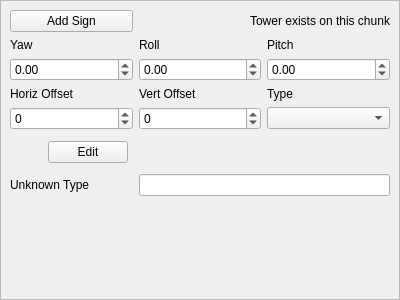
<?xml version="1.0" encoding="UTF-8"?>
<ui version="4.0">
 <class>EditSignWidget</class>
 <widget class="QWidget" name="EditSignWidget">
  <property name="geometry">
   <rect>
    <x>0</x>
    <y>0</y>
    <width>400</width>
    <height>300</height>
   </rect>
  </property>
  <property name="windowTitle">
   <string>Form</string>
  </property>
  <layout class="QVBoxLayout" name="verticalLayout">
   <property name="spacing">
    <number>0</number>
   </property>
   <property name="leftMargin">
    <number>0</number>
   </property>
   <property name="topMargin">
    <number>0</number>
   </property>
   <property name="rightMargin">
    <number>0</number>
   </property>
   <property name="bottomMargin">
    <number>0</number>
   </property>
   <item>
    <widget class="QScrollArea" name="scrollArea">
     <property name="widgetResizable">
      <bool>true</bool>
     </property>
     <widget class="QWidget" name="scrollAreaWidgetContents">
      <property name="geometry">
       <rect>
        <x>0</x>
        <y>0</y>
        <width>398</width>
        <height>298</height>
       </rect>
      </property>
      <layout class="QGridLayout" name="gridLayout">
       <item row="2" column="0">
        <widget class="QDoubleSpinBox" name="dsbYaw">
         <property name="wrapping">
          <bool>true</bool>
         </property>
         <property name="minimum">
          <double>0.000000000000000</double>
         </property>
         <property name="maximum">
          <double>360.000000000000000</double>
         </property>
        </widget>
       </item>
       <item row="0" column="0">
        <widget class="QPushButton" name="pbSign">
         <property name="text">
          <string>Add Sign</string>
         </property>
        </widget>
       </item>
       <item row="0" column="1" colspan="2">
        <widget class="QLabel" name="lblTowerDisabled">
         <property name="text">
          <string>Tower exists on this chunk</string>
         </property>
         <property name="alignment">
          <set>Qt::AlignRight|Qt::AlignTrailing|Qt::AlignVCenter</set>
         </property>
        </widget>
       </item>
       <item row="3" column="0">
        <widget class="QLabel" name="lblHOffset">
         <property name="text">
          <string>Horiz Offset</string>
         </property>
        </widget>
       </item>
       <item row="4" column="1">
        <widget class="QSpinBox" name="sbVOffset">
         <property name="minimum">
          <number>-65535</number>
         </property>
         <property name="maximum">
          <number>65535</number>
         </property>
         <property name="singleStep">
          <number>10</number>
         </property>
        </widget>
       </item>
       <item row="4" column="2">
        <widget class="QComboBox" name="cbType"/>
       </item>
       <item row="6" column="0">
        <widget class="QLabel" name="lblUnk">
         <property name="text">
          <string>Unknown Type</string>
         </property>
        </widget>
       </item>
       <item row="1" column="2">
        <widget class="QLabel" name="lblPitch">
         <property name="text">
          <string>Pitch</string>
         </property>
        </widget>
       </item>
       <item row="3" column="2">
        <widget class="QLabel" name="lblType">
         <property name="text">
          <string>Type</string>
         </property>
        </widget>
       </item>
       <item row="2" column="2">
        <widget class="QDoubleSpinBox" name="dsbPitch">
         <property name="wrapping">
          <bool>true</bool>
         </property>
         <property name="minimum">
          <double>0.000000000000000</double>
         </property>
         <property name="maximum">
          <double>360.000000000000000</double>
         </property>
        </widget>
       </item>
       <item row="1" column="0">
        <widget class="QLabel" name="lblYaw">
         <property name="text">
          <string>Yaw</string>
         </property>
        </widget>
       </item>
       <item row="1" column="1">
        <widget class="QLabel" name="lblRoll">
         <property name="text">
          <string>Roll</string>
         </property>
        </widget>
       </item>
       <item row="2" column="1">
        <widget class="QDoubleSpinBox" name="dsbRoll">
         <property name="wrapping">
          <bool>true</bool>
         </property>
         <property name="minimum">
          <double>0.000000000000000</double>
         </property>
         <property name="maximum">
          <double>360.000000000000000</double>
         </property>
        </widget>
       </item>
       <item row="4" column="0">
        <widget class="QSpinBox" name="sbHOffset">
         <property name="minimum">
          <number>-65535</number>
         </property>
         <property name="maximum">
          <number>65535</number>
         </property>
         <property name="singleStep">
          <number>10</number>
         </property>
        </widget>
       </item>
       <item row="5" column="0" colspan="3">
        <layout class="QHBoxLayout" name="horizontalLayout">
         <item>
          <widget class="QLabel" name="lblTex">
           <property name="sizePolicy">
            <sizepolicy hsizetype="Fixed" vsizetype="Fixed">
             <horstretch>0</horstretch>
             <verstretch>0</verstretch>
            </sizepolicy>
           </property>
           <property name="minimumSize">
            <size>
             <width>32</width>
             <height>32</height>
            </size>
           </property>
           <property name="text">
            <string/>
           </property>
          </widget>
         </item>
         <item>
          <widget class="QPushButton" name="pbEdit">
           <property name="text">
            <string>Edit</string>
           </property>
          </widget>
         </item>
         <item>
          <spacer name="horizontalSpacer">
           <property name="orientation">
            <enum>Qt::Horizontal</enum>
           </property>
           <property name="sizeHint" stdset="0">
            <size>
             <width>40</width>
             <height>20</height>
            </size>
           </property>
          </spacer>
         </item>
        </layout>
       </item>
       <item row="3" column="1">
        <widget class="QLabel" name="lblVOffset">
         <property name="text">
          <string>Vert Offset</string>
         </property>
        </widget>
       </item>
       <item row="6" column="1" colspan="2">
        <widget class="QLineEdit" name="leUnk"/>
       </item>
       <item row="7" column="0">
        <spacer name="verticalSpacer">
         <property name="orientation">
          <enum>Qt::Vertical</enum>
         </property>
         <property name="sizeHint" stdset="0">
          <size>
           <width>20</width>
           <height>40</height>
          </size>
         </property>
        </spacer>
       </item>
      </layout>
     </widget>
    </widget>
   </item>
  </layout>
 </widget>
 <resources/>
 <connections/>
</ui>
